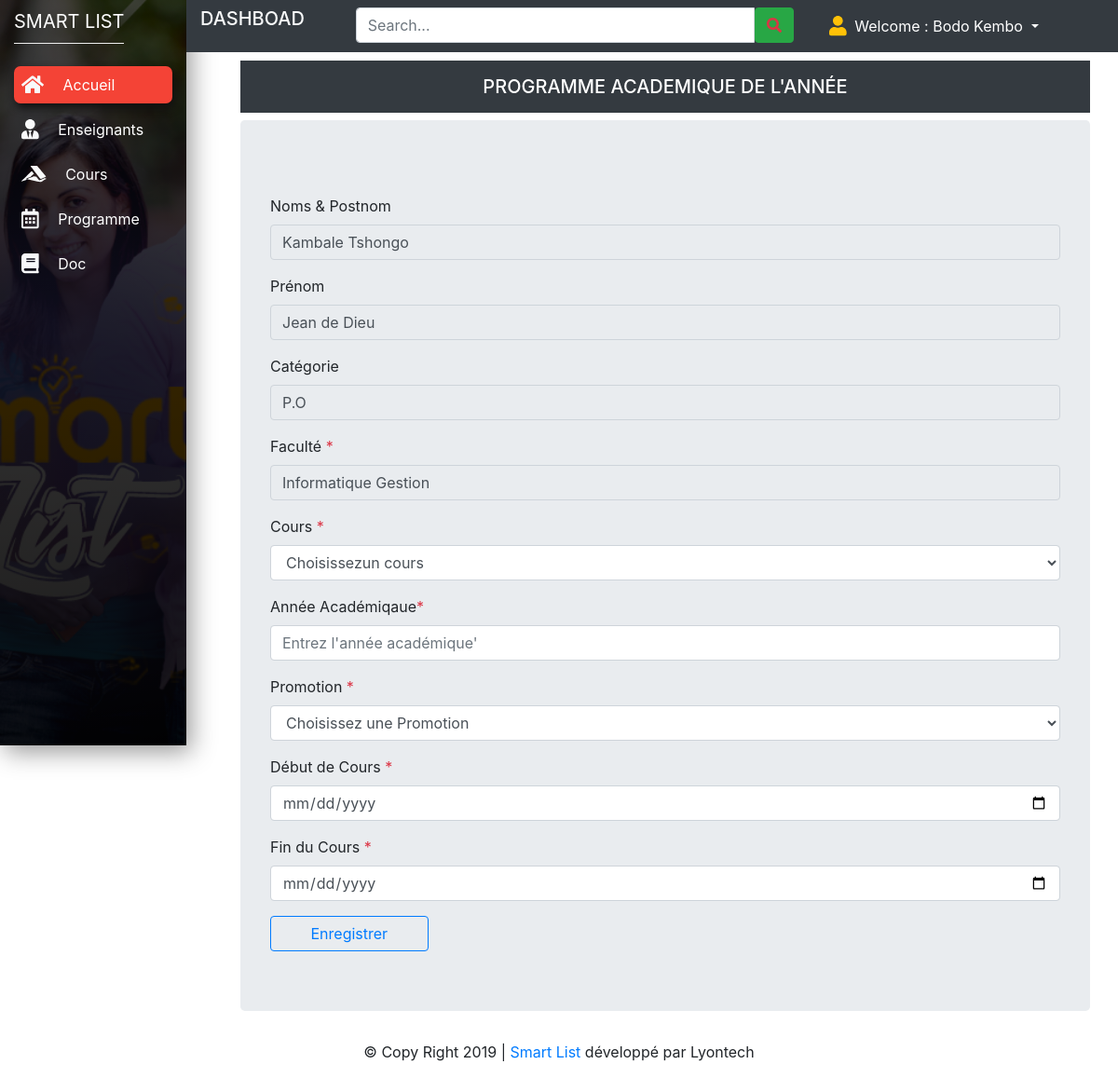
Screenshot of /pages/secretariat/dashboard.php?p=prgm&id=1 (signed in) with the database file from the repository.
### tables this page shows
CREATE TABLE `t_enseignant` (
  `idEns` int(11) NOT NULL,
  `idfac` int(11) DEFAULT NULL,
  `noms` varchar(100) DEFAULT NULL,
  `prenom` varchar(50) DEFAULT NULL,
  `sexe` varchar(2) DEFAULT NULL,
  `nationalite` varchar(100) DEFAULT NULL,
  `adresse` varchar(100) DEFAULT NULL,
  `categorie` varchar(20) DEFAULT NULL,
  `typens` varchar(20) DEFAULT NULL,
  `description` text NOT NULL,
  `datecre_at` varchar(20) DEFAULT NULL,
  `date_update` varchar(20) DEFAULT NULL
);

CREATE TABLE `t_faculte` (
  `idfac` int(11) NOT NULL,
  `faculte` varchar(100) DEFAULT NULL,
  `_option` varchar(100) DEFAULT NULL,
  `iduser` int(11) DEFAULT NULL
);

### pages/secretariat/prgm.php (the view, shortened to what this page needs)
<?php
require_once('../../app/cnx.php');
$id=isset($_GET['id'])?$_GET['id']:0;
$sql ="SELECT * FROM t_enseignant
LEFT JOIN t_faculte ON t_faculte.idfac=t_enseignant.idfac
WHERE idEns=$id";
$resultat= $bdd->query($sql);
$data=$resultat->fetch();
$name=$data['noms'];
$prenom=$data['prenom'];
$categorie=$data['categorie'];
$faculte=$data['faculte'];
$option=$data['_option'];
?>
<div style="margin-left:20%;width:3000px">
  <h5 class="p-3 mb-2 bg-dark text-white text-center">PROGRAMME ACADEMIQUE DE L'ANNÉE </h5>
  <div class="jumbotron" id="div-id-name">
    <div>
      <form action="../../app/insertpgrm.php" method="POST">
            <div class="form-group">
                <label>Noms & Postnom </label>
                <input type="text" class="form-control" autocomplete="off" required="required" disabled value="<?=$name;?>" name="annee" placeholder="Entrez l'année académique'">
            </div>
            <div class="form-group">
                <label>Prénom </label>
                <input type="text" class="form-control" autocomplete="off" required="required" disabled value="<?=$prenom;?>" name="annee" placeholder="Entrez l'année académique'">
            </div>
            <div class="form-group">
                <label>Catégorie</label>
                <input type="text" class="form-control" autocomplete="off" required="required" disabled value="<?=$categorie;?>" name="annee" placeholder="Entrez l'année académique'">
            </div>
            <div class="form-group">
                <label>Faculté  <span class="text-danger">*</span></label>
                <input type="text" class="form-control" autocomplete="off" required="required" disabled value="<?=$faculte;?> <?=$option;?>" name="fac" placeholder="Entrez l'année académique'">
            </div>
             <div class="form-group">
                <label>Cours <span class="text-danger">*</span></label>
                <select class="form-control" name="cours">
                  <option selected>Choisissezun cours</option>
                </select>
            </div>
            <div class="form-group ">
                <label>Année Académiqaue<span class="text-danger">*</span> </label>
                <input type="text" class="form-control" autocomplete="off" required="required" autofocus name="annee" placeholder="Entrez l'année académique'">
            </div>
                <div class="form-group">
                <label>Promotion <span class="text-danger">*</span></label>
                <select class="form-control" name="promo">
                  <option selected>Choisissez une Promotion</option>
                </select>
            </div>
            <div class="form-group">
                <label>Début de Cours <span class="text-danger">*</span></label>
                  <input type="date" class="form-control" autocomplete="off" required="required" autofocus name="debut">
            </div>
            <div class="form-group">
                <label>Fin du Cours <span class="text-danger">*</span></label>
                <input type="date" class="form-control" autocomplete="off" required="required" autofocus name="fin">
            </div>
            <button type="submit" class="btn btn-outline-primary my-2 my-sm-0" name="ok" style="width:20%">Enregistrer</button>
      </form>
    </div>
  </div>
</div>

### css/design.css (style rules this page uses)
* { margin: 0px; padding: 0px; }
body { font-family: 'Montserrat', sans-serif; }

### rows the page displays
t_enseignant: annee "Kambale Tshongo", annee "Jean de Dieu", annee "P.O", fac "Informatique Gestion"

### other values shown
$user "Bodo Kembo"
